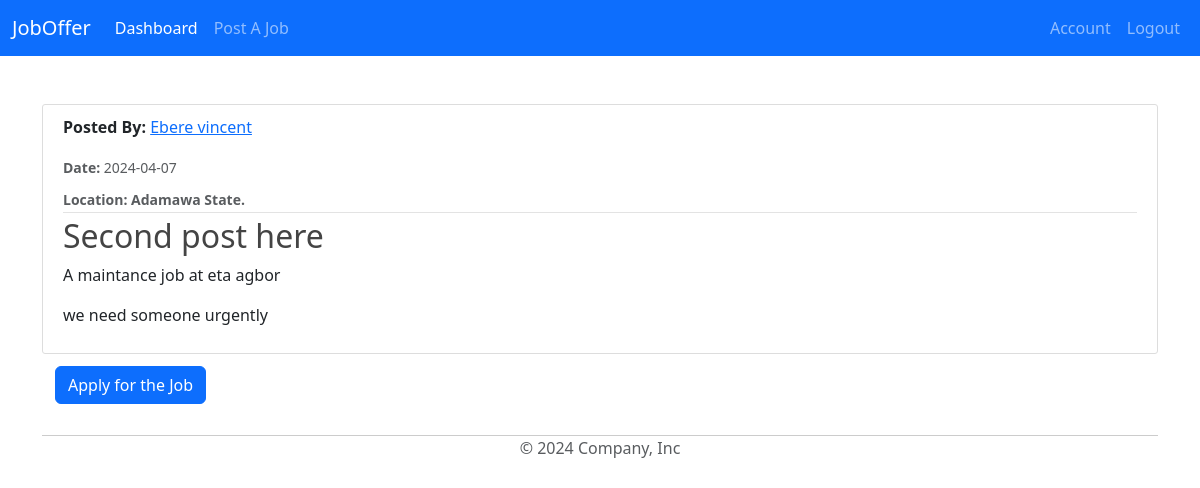
/jobs/4 (signed in), run on the app's committed database.
### model/base.py (models this page shows, shortened)
class BaseUser(Base, UserMixin):
    id = Column(Integer, primary_key=True)
    username = Column(String(80), unique=True, nullable=False)
    email = Column(String(120), unique=True, nullable=False)
    image_file = Column(String(20), nullable=False, default='default.jpg')
    password = Column(String(60), nullable=False)
    date_joined = Column(DateTime, nullable=False, default=datetime.utcnow)
    phone = Column(String(14), unique=True, nullable=False)
    state = Column(String(20), nullable=False)

class Job(Base):
    __tablename__ = 'jobs'
    id = Column(Integer, primary_key=True)
    client_id = Column(Integer, ForeignKey('clients.id'))
    job_title = Column(String(100), nullable=False)
    job_description = Column(String(500), nullable=False)
    plumber_id = Column(Integer, ForeignKey('plumbers.id'))
    content = Column(String(1000), nullable=False)
    date_posted = Column(DateTime, nullable=False, default=datetime.utcnow)
    location = Column(String(100), nullable=False)
    rank = relationship('Rank', backref='job_rank')

### model/routes.py (the view)
@app.route("/jobs/<int:job_id>", strict_slashes=False)
def job(job_id):
    job = Job.query.get_or_404(job_id)
    return render_template('job.html', title=job.job_title, job=job)

### model/routes.py (called while the page is built)
@login_manager.user_loader
def load_user(user_id):
    client = Client.query.get(int(user_id))
    return client

### model/templates/job.html
{% extends "layout.html" %}
{% block content %}
<link rel="stylesheet" type="text/css" href="{{ url_for('static', filename='main.css') }}">
<article class="media content-section">
    <div class="media-body">
      <div class="article-metadata">
        <p><strong>Posted By: </strong><a class="mr-2" href="#">{{ job.clients.username }}</a></p>
        <small class="text-muted"><strong>Date: </strong>{{ job.date_posted.strftime('%Y-%m-%d') }}</small>
        <div class="mt-2">
          <small class="text-muted"><strong>Location: {{ job.location }} State.</strong></small>
        </div>
      </div>
      <h2 class="article-title">{{ job.job_title }}</h2>
      <p class="article-content">{{ job.job_description }}</p>
      <p class="article-content">{{ job.content }}</p>
    </div>
  </article>
  <div class="btn">
    <button type="submit" class="btn btn-primary" href="#">Apply for the Job</button>
  </div>
{% endblock content %}

### model/static/main.css (style rules this page uses)
* { padding: 0; margin: 0; }
h1, h2, h3, h4, h5, h6 { color: #444444; }
.content-section { background: #ffffff; padding: 10px 20px; border: 1px solid #dddddd; border-radius: 3px; margin-bottom: 5px; }
.article-title { color: #444444; }
.article-content { white-space: pre-line; }
.article-metadata { padding-bottom: 1px; margin-bottom: 4px; border-bottom: 1px solid #e3e3e3 }
.btn { text-align: right; }

### data on the page
BaseUser: clients.username "Ebere vincent"
Job: date_posted "2024-04-07", location "Adamawa", job_title "Second post here", job_description "A maintance job at eta agbor", content "we need someone urgently"
